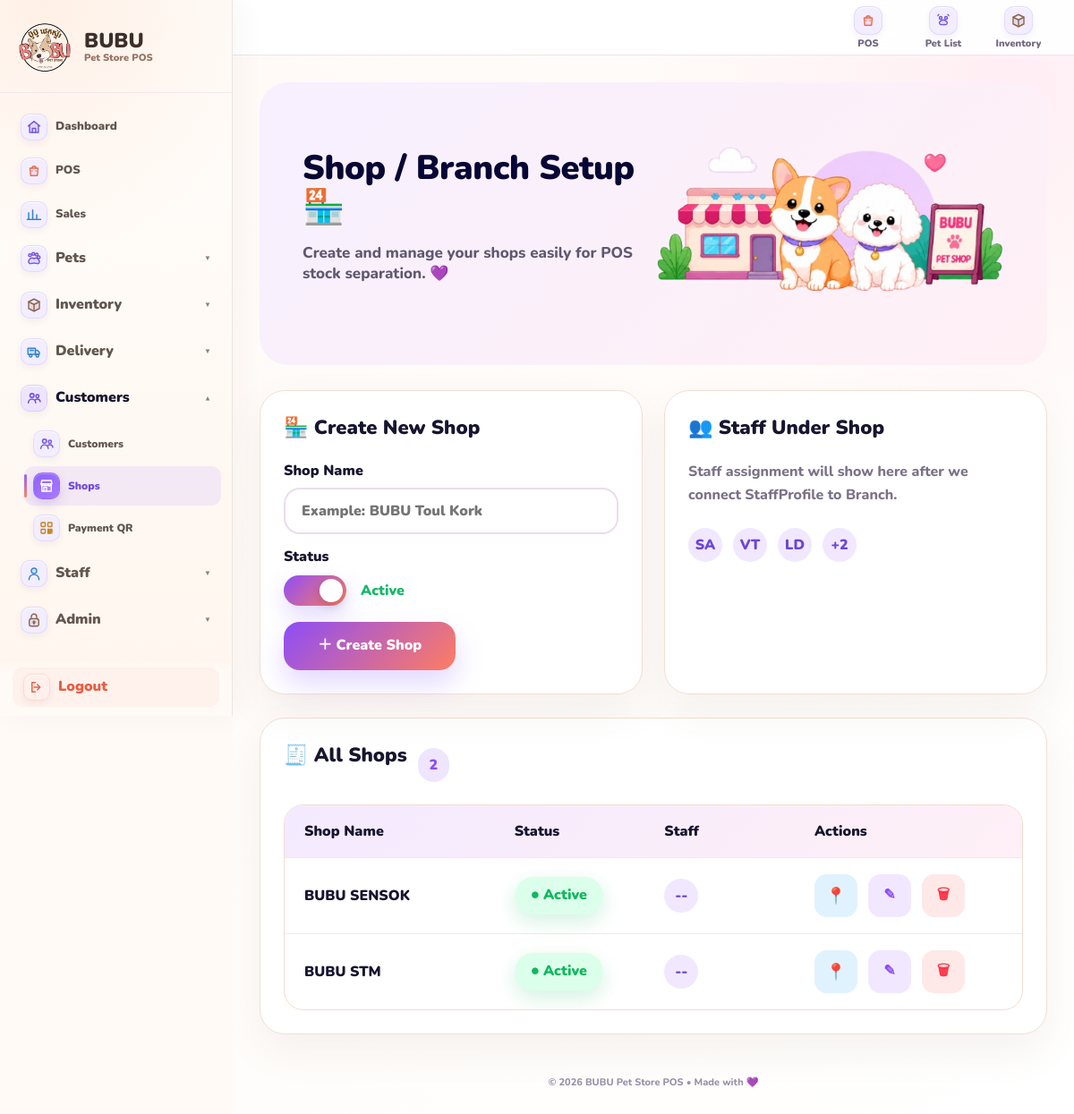
/inventory/branches/ (signed in), run on the app's committed database.
### inventory/models.py (models this page shows, shortened)
class Branch(models.Model):
    name = models.CharField(max_length=100, unique=True)
    is_active = models.BooleanField(default=True)
    payment_qr_image = models.ImageField(
        upload_to="branch_payment_qr/",
        blank=True,
        null=True,
        help_text="Upload the payment QR image used by this branch.",
    )
    payment_qr_label = models.CharField(
        max_length=100,
        blank=True,
        default="Scan to pay",
        help_text="Text shown below the QR on the customer display.",
    )
    payment_qr_updated_at = models.DateTimeField(
        null=True,
        blank=True,
    )
    customer_display_payment_event_id = models.PositiveBigIntegerField(
        default=0,
    )
    customer_display_payment_amount = models.DecimalField(
        max_digits=12,
        decimal_places=2,
        default=0,
    )
    customer_display_payment_at = models.DateTimeField(
        null=True,
        blank=True,
    )
    latitude = models.DecimalField(
        max_digits=10,
        decimal_places=7,
        null=True,
        blank=True,
        help_text="Branch GPS latitude.",
    )
    longitude = models.DecimalField(
        max_digits=10,
        decimal_places=7,
        null=True,
        blank=True,
        help_text="Branch GPS longitude.",
    )
    allowed_radius_meters = models.PositiveIntegerField(
        default=150,
        help_text="Allowed distance from branch for attendance scan.",
    )

### inventory/views.py (the view, shortened to what this page needs)
# urls.py: path("branches/", views.branch_list, name="branch_list"),
@login_required
def branch_list(request):
    if not request.user.is_superuser:
        messages.error(request, "Only admin can manage shops.")
        return redirect("item_list")
    branches = Branch.objects.all().order_by("name")
    return render(request, "inventory/branch_list.html", {
        "branches": branches,
    })

### templates/inventory/branch_list.html (shortened to what this page needs)
{% extends "base.html" %}
{% load static %}
{% block content %}
<div class="branch-page">
    <div class="branch-hero">
        <div>
            <h1>Shop / Branch Setup 🏪</h1>
            <p>Create and manage your shops easily for POS stock separation. 💜</p>
        </div>
        <img src="{% static 'img/shop-branch-hero.png' %}" alt="Shop Branch">
    </div>
    <div class="branch-top-grid">
        <div class="setup-card">
            <h2>🏪 Create New Shop</h2>
            <form method="post" action="{% url 'branch_list' %}" class="shop-form">
                <label>Shop Name</label>
                <input name="name" placeholder="Example: BUBU Toul Kork" required>
                <label>Status</label>
                <label class="cool-switch">
                    <span class="switch-ui"></span>
                    <strong>Active</strong>
                </label>
                <button type="submit" class="create-btn">＋ Create Shop</button>
            </form>
        </div>
        <div class="setup-card">
            <h2>👥 Staff Under Shop</h2>
            <div class="staff-note">
                Staff assignment will show here after we connect StaffProfile to Branch.
            </div>
            <div class="staff-preview">
                <span>SA</span>
                <span>VT</span>
                <span>LD</span>
                <span>+2</span>
            </div>
        </div>
    </div>
    <div class="list-card">
        <div class="list-head">
            <h2>🧾 All Shops</h2>
            <span>{{ branches|length }}</span>
        </div>
        {% if branches %}
        <div class="shop-table">
            <div class="shop-row header">
                <div>Shop Name</div>
                <div>Status</div>
                <div>Staff</div>
                <div>Actions</div>
            </div>
            {% for b in branches %}
            <div class="shop-row">
                <div class="shop-name">{{ b.name }}</div>
                <div>
                    <button type="button"
                            class="status-pill {% if b.is_active %}active{% else %}inactive{% endif %}"
                            onclick="toggleStatus({{ b.id }}, {% if b.is_active %}false{% else %}true{% endif %})">
                        {% if b.is_active %}
                            ● Active
                        {% else %}
                            ● Inactive
                        {% endif %}
                    </button>
                </div>
                <div class="staff-chips">
                    <span>--</span>
                </div>
                <div class="actions">
                    <a href="{% url 'branch_location_setting' %}?branch={{ b.id }}"
                       class="location-btn"
                       title="Set Branch GPS">
                        📍
                    </a>
                    <button type="button"
                            class="edit-btn"
                            onclick="openEdit('{{ b.id }}', '{{ b.name|escapejs }}', {% if b.is_active %}true{% else %}false{% endif %})">
                        ✎
                    </button>
                    <form method="post"
                          action="{% url 'branch_delete' b.id %}"
                          onsubmit="return confirm('Delete {{ b.name|escapejs }}?');">
                        <button type="submit" class="delete-btn">🗑</button>
                    </form>
                </div>
            </div>
            {% endfor %}
        </div>
        {% else %}
        <div class="empty-shop">
            <div>🏪</div>
            <h3>No shop yet</h3>
            <p>Create your first shop to get started.</p>
        </div>
        {% endif %}
    </div>
</div>
{% endblock %}

### templates/base.html (style rules this page uses)
:root { --ink:#17152f; --muted:#7b7288; --purple:#8e63ff; --purple-dark:#7047db; --purple-soft:#f3edff; --orange:#ff8464; --green:#25b982; --cream:#fffaf6; --surface:#ffffff; --line:#eadfec; --warm-line:#f2ded1; --sidebar-width:260px; }
* { box-sizing:border-box }
html { width:100%; min-height:100%; scroll-behavior:smooth; -webkit-text-size-adjust:100%; }
body { width:100%; min-height:100%; margin:0; overflow-x:hidden; color:var(--ink); background:var(--cream); font-family:'Nunito',sans-serif; }
a { color:inherit; text-decoration:none; }
button, input, select, textarea { font-family:'Nunito',sans-serif; }
button { touch-action:manipulation }
h1 { margin:0 0 6px; color:var(--ink); font-size:32px; line-height:1.15; letter-spacing:-.35px; font-weight:1000; }
.search-input, input, select, textarea { max-width:100%; border:1.5px solid var(--line); border-radius:13px; padding:10px 12px; color:var(--ink); background:white; font-size:15px; line-height:1.25; font-weight:800; outline:none; }
input, select { min-height:42px; }
.btn, button { min-height:42px; padding:0 16px; border:0; border-radius:13px; display:inline-flex; align-items:center; justify-content:center; gap:6px; font-weight:1000; text-align:center; cursor:pointer; transition:.16s ease; }

### data on the page
Branch: name "BUBU SENSOK", is_active "● Active"
Branch: name "BUBU STM", is_active "● Active"

### other printed values
{{ branches|length }} "2"
